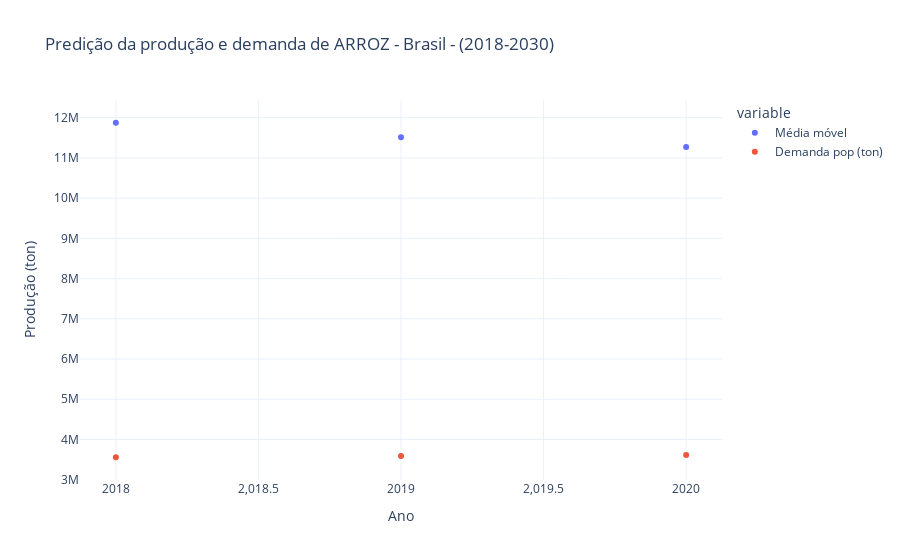

The code cell stored with this chart in its notebook:
### Code cell
fig =px.scatter(df_arroz_media_movel, x ='Ano', y = ['Média móvel', 'Demanda pop (ton)'], title = 'Predição da produção e demanda de ARROZ - Brasil - (2018-2030)', labels= {'value': 'Produção (ton)'})
fig.update_layout(template = 'plotly_white')

### Figure 1 — Plotly figure (JSON) as saved in the notebook; plotly's stock layout.template omitted (floating-point values rounded to 4 significant figures)
{"data": [{"hovertemplate": "variable=Média móvel<br>Ano=%{x}<br>Produção (ton)=%{y}<extra></extra>", "legendgroup": "Média móvel", "marker": {"color": "#636efa", "symbol": "circle"}, "mode": "markers", "name": "Média móvel", "orientation": "v", "showlegend": true, "type": "scatter", "x": [2018, 2019, 2020], "xaxis": "x", "y": [11874434, 11510000.0, 11270000.0], "yaxis": "y"}, {"hovertemplate": "variable=Demanda pop (ton)<br>Ano=%{x}<br>Produção (ton)=%{y}<extra></extra>", "legendgroup": "Demanda pop (ton)", "marker": {"color": "#EF553B", "symbol": "circle"}, "mode": "markers", "name": "Demanda pop (ton)", "orientation": "v", "showlegend": true, "type": "scatter", "x": [2018, 2019, 2020], "xaxis": "x", "y": [3558000.0, 3586000.0, 3614000.0], "yaxis": "y"}], "layout": {"legend": {"title": {"text": "variable"}, "tracegroupgap": 0}, "title": {"text": "Predição da produção e demanda de ARROZ - Brasil - (2018-2030)"}, "xaxis": {"anchor": "y", "domain": [0, 1], "title": {"text": "Ano"}}, "yaxis": {"anchor": "x", "domain": [0, 1], "title": {"text": "Produção (ton)"}}}}
